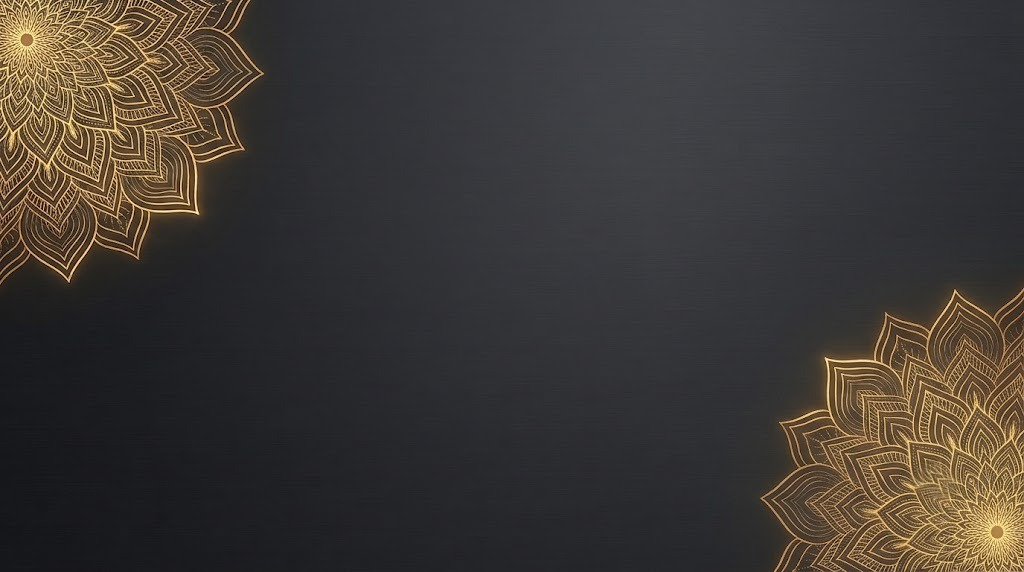
#> input picture apps/mobile/assets/images/bg_dark.jpg, 1024 x 572 px
$ python -i remove_bg.py   (imports and definitions only)
#> lines starting #> are read from the running program, lines starting #| are printed output that depends on the picture; after the words box and inside, x2 and y2 are one past the last pixel; in counts of white or black regions, pixels touching at a corner belong together
#> further down, picture is the input picture: shape (572, 1024, 3); mean B, G, R 53.4, 56.9, 61.6
import sys
import os
import io
import base64
import json
import numpy as np
from PIL import Image, ImageFilter, ImageDraw

# [42 lines left out: function process_background_removal, not called in this run]

def fallback_segmentation(img: Image.Image) -> Image.Image:
    # Reliable geometric & color separation fallback
    rgba = np.array(img)
    rgb = rgba[:, :, :3]
    h, w, _ = rgb.shape
#> h = 572; w = 1024

    border = np.concatenate([
        rgb[0:4, :, :].reshape(-1, 3),
        rgb[h-4:h, :, :].reshape(-1, 3),
        rgb[:, 0:4, :].reshape(-1, 3),
        rgb[:, w-4:w, :].reshape(-1, 3)
    ], axis=0)

    bg_mean = np.mean(border, axis=0)
#> bg_mean = [52.96, 60.67, 68.84]
    dist = np.linalg.norm(rgb - bg_mean, axis=2)
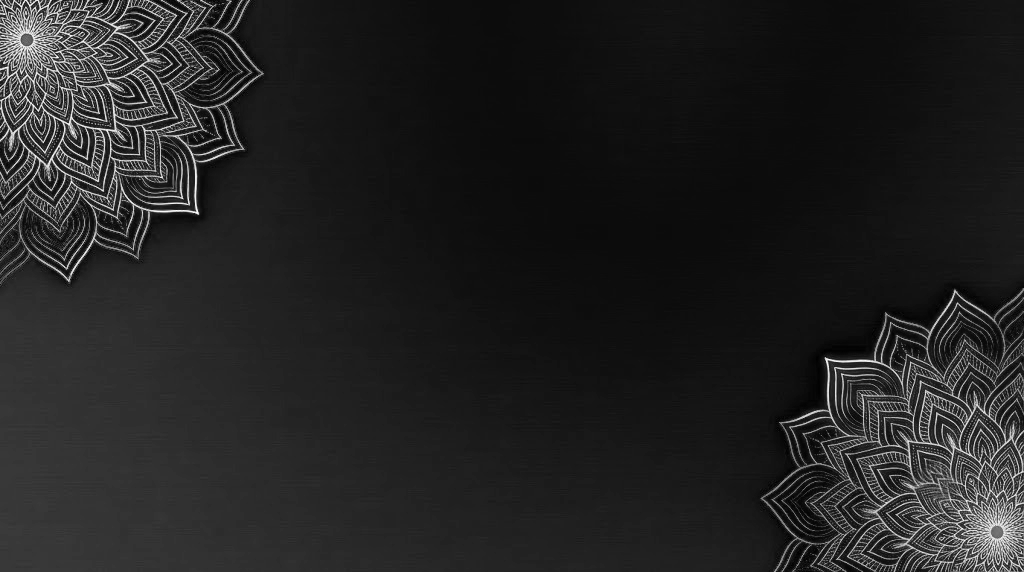
#> dist: shape (572, 1024) float64; min 0.688, max 292.6, mean 40.6; drawn with min black and max white

    fg_threshold = 32.0
    fg_mask = (dist > fg_threshold).astype(np.uint8) * 255
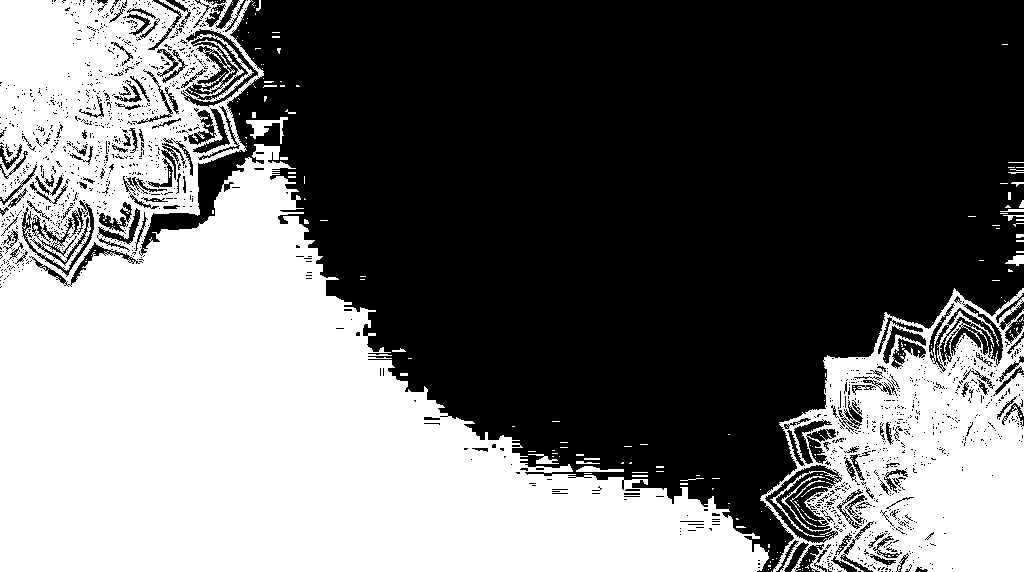
#> fg_mask: shape (572, 1024); 43.7% white; 280 white regions (254 under 20 px), largest, box (x1, y1, x2, y2) and area: (0, 0, 769, 572) 210242, (760, 288, 1024, 572) 43299, (246, 117, 288, 144) 394

    mask_img = Image.fromarray(fg_mask, mode="L")
    mask_img = mask_img.filter(ImageFilter.MaxFilter(7))
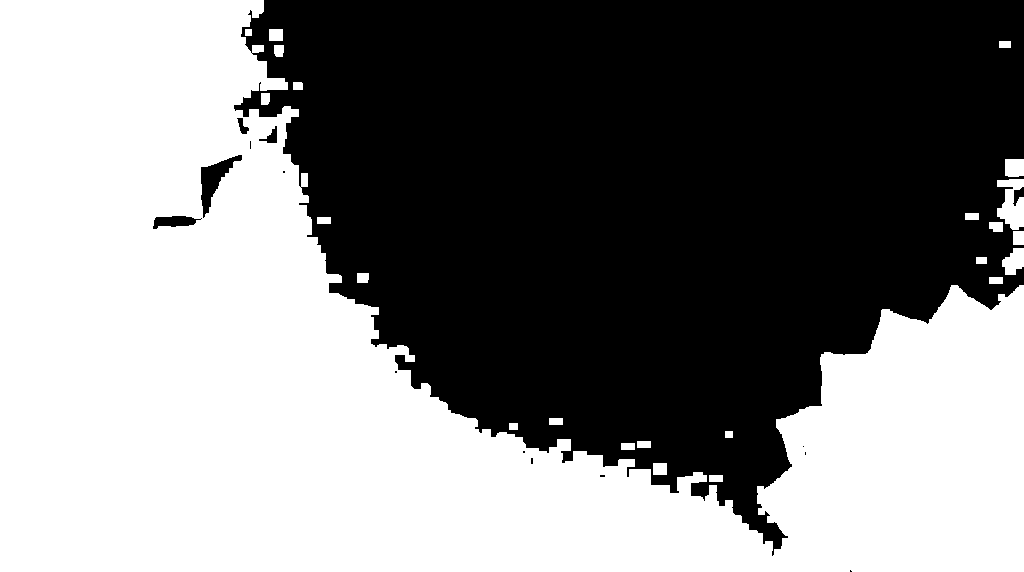
#> mask_img: PIL image 1024x572 L; 51% white; 15 black regions (9 under 20 px), largest, box (x1, y1, x2, y2) and area: (234, 0, 1024, 556) 285113, (201, 155, 242, 218) 899, (153, 216, 202, 229) 397, (259, 126, 277, 143) 132, (1013, 187, 1024, 206) 110, (237, 118, 249, 134) 95
    mask_img = mask_img.filter(ImageFilter.MinFilter(5))
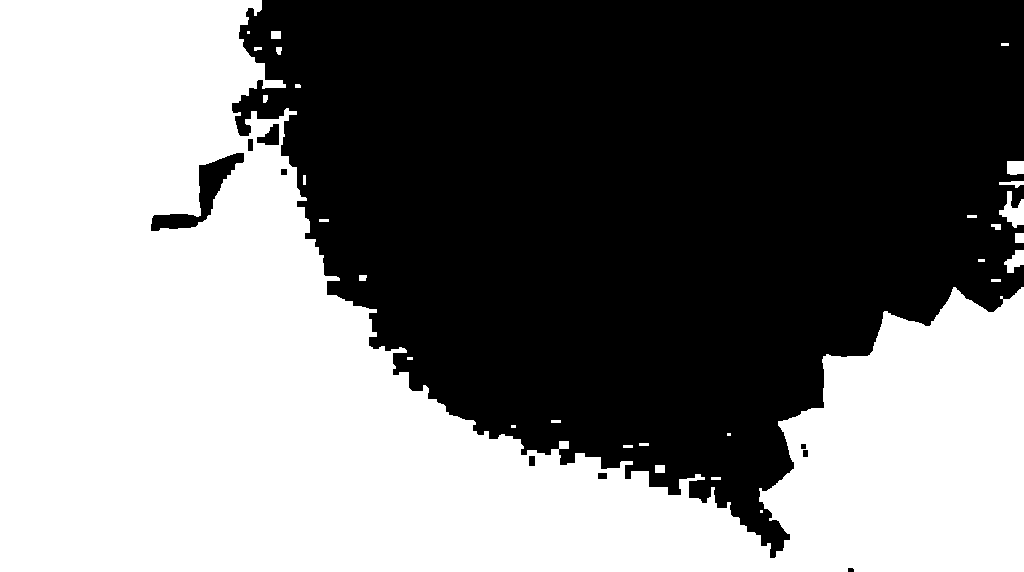
#> mask_img: PIL image 1024x572 L; 49.6% white; 29 white regions (5 under 20 px), largest, box (x1, y1, x2, y2) and area: (0, 0, 1024, 572) 288601, (999, 191, 1024, 228) 473, (1004, 250, 1024, 273) 274
    mask_img = mask_img.filter(ImageFilter.GaussianBlur(1.5))

#> (the run stopped early here; a loop or call above may not have finished)
